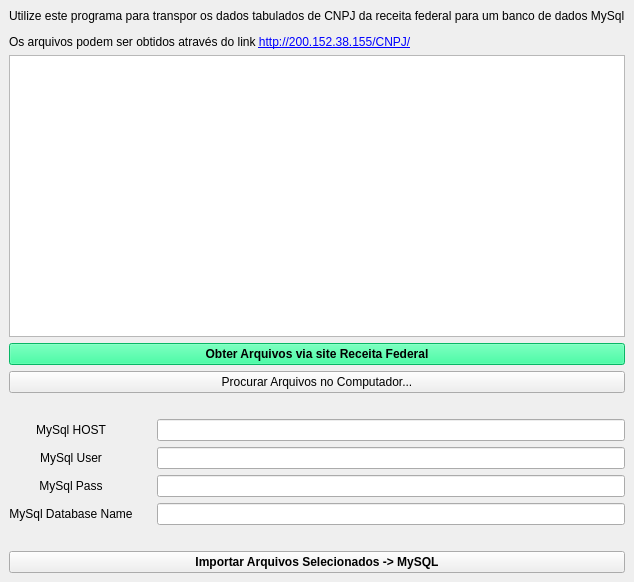
<?xml version="1.0" encoding="UTF-8"?>
<ui version="4.0">
 <class>MainWindow</class>
 <widget class="QMainWindow" name="MainWindow">
  <property name="geometry">
   <rect>
    <x>0</x>
    <y>0</y>
    <width>567</width>
    <height>582</height>
   </rect>
  </property>
  <property name="windowTitle">
   <string>Importador arquivos CNPJ</string>
  </property>
  <widget class="QWidget" name="centralwidget">
   <layout class="QGridLayout" name="gridLayout">
    <item row="12" column="0">
     <widget class="QLabel" name="label_3">
      <property name="text">
       <string>MySql Pass</string>
      </property>
      <property name="alignment">
       <set>Qt::AlignCenter</set>
      </property>
     </widget>
    </item>
    <item row="14" column="0" colspan="5">
     <spacer name="horizontalSpacer_2">
      <property name="orientation">
       <enum>Qt::Horizontal</enum>
      </property>
      <property name="sizeHint" stdset="0">
       <size>
        <width>40</width>
        <height>20</height>
       </size>
      </property>
     </spacer>
    </item>
    <item row="13" column="0">
     <widget class="QLabel" name="label_4">
      <property name="text">
       <string>MySql Database Name</string>
      </property>
      <property name="alignment">
       <set>Qt::AlignCenter</set>
      </property>
     </widget>
    </item>
    <item row="10" column="4">
     <widget class="QLineEdit" name="txtmysqlhost"/>
    </item>
    <item row="13" column="4">
     <widget class="QLineEdit" name="txtmysqldb"/>
    </item>
    <item row="10" column="0">
     <widget class="QLabel" name="label">
      <property name="text">
       <string>MySql HOST</string>
      </property>
      <property name="alignment">
       <set>Qt::AlignCenter</set>
      </property>
     </widget>
    </item>
    <item row="8" column="0" colspan="5">
     <spacer name="horizontalSpacer">
      <property name="orientation">
       <enum>Qt::Horizontal</enum>
      </property>
      <property name="sizeHint" stdset="0">
       <size>
        <width>40</width>
        <height>20</height>
       </size>
      </property>
     </spacer>
    </item>
    <item row="0" column="0" colspan="5">
     <widget class="QLabel" name="label_5">
      <property name="text">
       <string>&lt;html&gt;&lt;head/&gt;&lt;body&gt;&lt;p&gt;Utilize este programa para transpor os dados tabulados de CNPJ da receita federal para um banco de dados MySql&lt;/p&gt;&lt;p&gt;Os arquivos podem ser obtidos através do link &lt;a href=&quot;http://200.152.38.155/CNPJ/&quot;&gt;&lt;span style=&quot; text-decoration: underline; color:#0000ff;&quot;&gt;http://200.152.38.155/CNPJ/&lt;/span&gt;&lt;/a&gt;&lt;/p&gt;&lt;/body&gt;&lt;/html&gt;</string>
      </property>
      <property name="textFormat">
       <enum>Qt::RichText</enum>
      </property>
     </widget>
    </item>
    <item row="11" column="0">
     <widget class="QLabel" name="label_2">
      <property name="text">
       <string>MySql User</string>
      </property>
      <property name="alignment">
       <set>Qt::AlignCenter</set>
      </property>
     </widget>
    </item>
    <item row="11" column="4">
     <widget class="QLineEdit" name="txtmysqluser"/>
    </item>
    <item row="15" column="0" colspan="5">
     <widget class="QPushButton" name="btnimportfiles">
      <property name="font">
       <font>
        <weight>75</weight>
        <bold>true</bold>
       </font>
      </property>
      <property name="text">
       <string>Importar Arquivos Selecionados -&gt; MySQL</string>
      </property>
     </widget>
    </item>
    <item row="12" column="4">
     <widget class="QLineEdit" name="txtmysqlpass"/>
    </item>
    <item row="2" column="0" colspan="5">
     <widget class="QTreeWidget" name="treefiles">
      <property name="selectionMode">
       <enum>QAbstractItemView::NoSelection</enum>
      </property>
      <property name="headerHidden">
       <bool>true</bool>
      </property>
      <column>
       <property name="text">
        <string>Arquivos</string>
       </property>
      </column>
     </widget>
    </item>
    <item row="7" column="0" colspan="5">
     <widget class="QPushButton" name="btnsearchfiles">
      <property name="text">
       <string>Procurar Arquivos no Computador...</string>
      </property>
     </widget>
    </item>
    <item row="3" column="0" colspan="5">
     <widget class="QPushButton" name="btnwebreceita">
      <property name="font">
       <font>
        <weight>75</weight>
        <bold>true</bold>
       </font>
      </property>
      <property name="autoFillBackground">
       <bool>false</bool>
      </property>
      <property name="styleSheet">
       <string notr="true">background-color: #0bff8d;</string>
      </property>
      <property name="text">
       <string>Obter Arquivos via site Receita Federal</string>
      </property>
     </widget>
    </item>
   </layout>
  </widget>
 </widget>
 <resources/>
 <connections/>
</ui>
